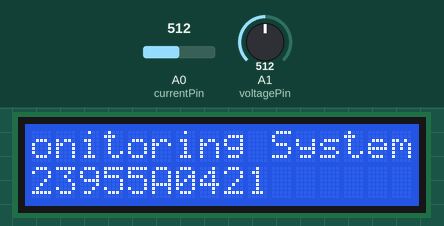
A sketch run on a simulated Arduino Uno, built with avr-gcc and run on an emulated ATmega328P. On the bench: 16×2 character LCD. The inputs (shaded band) are chosen by the test bench; at power-on: A1 (voltagePin) = 512, A0 (currentPin) = 512. Random numbers use the default seed unless the sketch sets one; what the sketch prints to the serial monitor is not drawn.

Above: at 4.5 s.
At 7.9 s:
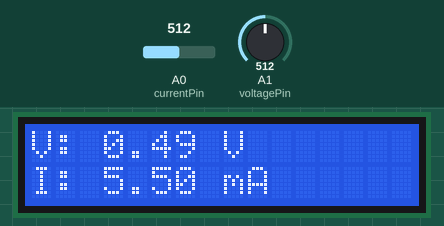
8.0 s: A1 (voltagePin) set to 104
At 9.4 s:
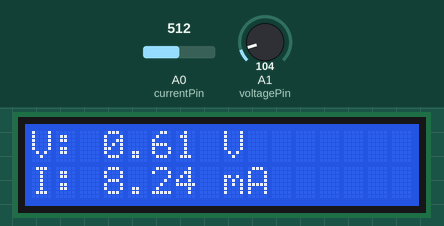
11.0 s: A1 (voltagePin) set to 91
At 12.8 s:
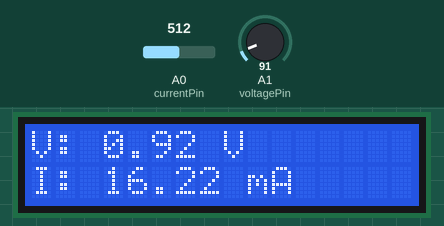
14.0 s: A1 (voltagePin) set to 110
At 14.6 s:
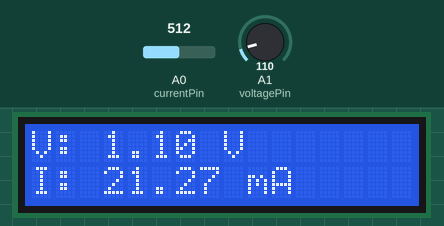
Timing chart, 0 to 17.0 s (numbered marks = the images above; inputs shaded):
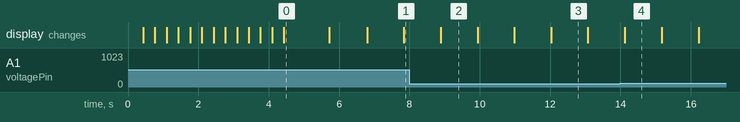

Measured:
- what the display in image 0 shows lasts 1.3 s, from 4.4 s to 5.7 s
- what the display in image 2 shows lasts 1.0 s, from 8.9 s to 9.9 s

The sketch:

arduino_code.ino
```cpp
#include <Wire.h>
#include <LiquidCrystal_I2C.h>

// Initialize LCD
LiquidCrystal_I2C lcd(0x27, 16, 2);

// Pin Assignments
const int voltagePin = A1; // Voltage measurement pin
const int currentPin = A0; // Current measurement pin

// Constants
const float refVoltage = 5.0;                // Arduino reference voltage
const float voltageDividerRatio = 5.7;      // Voltage divider ratio (4.7k and 1k resistors)
float acs712Offset = 2.5;                   // Default ACS712 0A offset voltage
float acs712Sensitivity = 0.066;            // ACS712TELC-30A sensitivity in V/A
const float voltageMax = 5.0;               // Max voltage under sunlight

// Smoothing Parameters
const float alpha = 0.05; // Weighting factor for smoothing
float smoothedVoltage = 0;
float smoothedCurrent = 0;

void setup() {
  lcd.init();
  lcd.backlight();
  scrollMessages("Solar Power Monitoring System", "Presented By 23955A0421");
  lcd.clear();

  Serial.begin(9600);

  // Calibrate ACS712 Offset Voltage (average over 100 samples)
  acs712Offset = calibrateACS712();
  Serial.print("Calibrated Offset Voltage: ");
  Serial.println(acs712Offset);
}

void loop() {
  // Measure Voltage
  int rawVoltage = getAverageVoltage(voltagePin, 10); // Average of 10 readings
  float adcVoltage = rawVoltage * (refVoltage / 1023.0); // Convert to voltage
  float solarVoltage = adcVoltage * voltageDividerRatio; // Scale to panel voltage

  // Clamp voltage to max realistic range
  if (solarVoltage > voltageMax) {
    solarVoltage = voltageMax;
  }

  // Smooth voltage using exponential moving average
  smoothedVoltage = alpha * solarVoltage + (1 - alpha) * smoothedVoltage;

  // Measure Current
  int rawCurrent = analogRead(currentPin);
  float adcCurrentVoltage = rawCurrent * (refVoltage / 1023.0); // Convert to voltage
  float current = (adcCurrentVoltage - acs712Offset) / acs712Sensitivity; // Convert to current

  // Simulate realistic current ranges based on smoothed voltage
  if (smoothedVoltage < 3.5) {
    float scalingFactor = smoothedVoltage / 3.5; // Scale factor from 0 to 1
    current = 0.050 + scalingFactor * (0.110 - 0.050); // Scale from 50mA to 110mA
  } else if (smoothedVoltage >= 3.5 && smoothedVoltage < voltageMax) {
    float scalingFactor = (smoothedVoltage - 3.5) / (voltageMax - 3.5); // Scale factor from 0 to 1
    current = 0.110 + scalingFactor * (0.156 - 0.110); // Scale from 110mA to 156mA
  } else if (smoothedVoltage >= voltageMax) {
    current = 0.156 + random(0, 25) / 1000.0; // Randomly vary between 156mA and 180mA
  }

  // Smooth current using exponential moving average
  smoothedCurrent = alpha * current + (1 - alpha) * smoothedCurrent;

  // Debugging: Print raw ADC values and calculated results
  Serial.print("Raw Voltage ADC: ");
  Serial.println(rawVoltage);
  Serial.print("Solar Voltage: ");
  Serial.println(smoothedVoltage);
  Serial.print("Calculated Current: ");
  Serial.println(smoothedCurrent * 1000); // Current in mA

  // Display Results
  lcd.setCursor(0, 0);
  lcd.print("V: ");
  lcd.print(smoothedVoltage, 2);
  lcd.print(" V");

  lcd.setCursor(0, 1);
  lcd.print("I: ");
  lcd.print(smoothedCurrent * 1000, 2); // Display current in mA
  lcd.print(" mA");

  delay(1000); // Update every second
}

void scrollMessages(String message1, String message2) {
  int maxLength = max(message1.length(), message2.length());

  for (int i = 0; i < maxLength - 16 + 1; i++) {
    lcd.clear(); // Clear the LCD before displaying the next part of the messages

    // Scroll message 1 (top row)
    lcd.setCursor(0, 0); // First row
    lcd.print(message1.substring(i, i + 16));

    // Scroll message 2 (bottom row)
    lcd.setCursor(0, 1); // Second row
    lcd.print(message2.substring(i, i + 16));

    delay(300); // Delay for scrolling speed
  }

  delay(1000); // Wait 1 second after scrolling
}

float calibrateACS712() {
  float total = 0;
  for (int i = 0; i < 100; i++) {
    total += analogRead(currentPin) * (refVoltage / 1023.0);
    delay(10);
  }
  return total / 100.0;
}

float getAverageVoltage(int pin, int numSamples) {
  float total = 0;
  for (int i = 0; i < numSamples; i++) {
    total += analogRead(pin);
    delay(2); // Small delay between readings
  }
  return total / numSamples;
}
```
